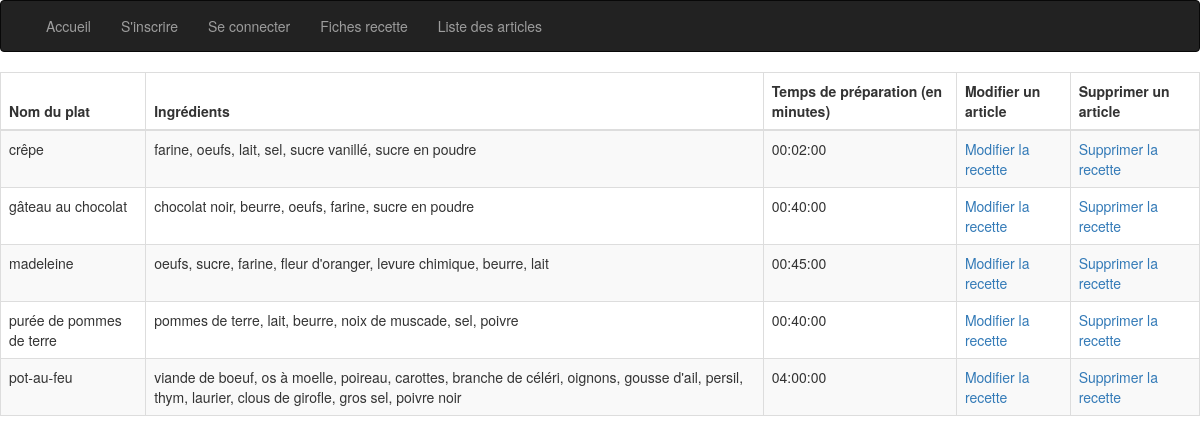
The app's page /index2.php with its own data.
### tables this page shows
CREATE TABLE `recettes` (
  `id` int(10) UNSIGNED NOT NULL,
  `name` varchar(255) NOT NULL,
  `ingredients` varchar(255) NOT NULL,
  `preparation_time` time NOT NULL
);

### index2.php (called while the page is built)
<?php
require 'database/database.php';
require 'model.php';
$articles = getArticles();
$user_is_connected = isset($_SESSION['name'], $_SESSION['password']);
require 'view.php';

### model.php (called while the page is built, shortened)
<?php
function getArticles() {
	require 'database/database.php';
	$articles = $bdd->query('SELECT * from recettes');
	return $articles;
}

### view.php (the view, shortened to what this page needs)
<!DOCTYPE html>
<html>
<head>
    <link rel="stylesheet" type="text/css" href="CSS/accueil.css">
	<link rel="stylesheet" type="text/css" href="CSS/bootstrap/css/bootstrap.min.css">
</head>
<body>
	<nav class="navbar navbar-inverse">
      <div class="container-fluid">
        <div class="collapse navbar-collapse" id="myNavbar">
          <ul class="nav navbar-nav">
            <li> <a href="index2.php"> Accueil </a> </li>
            <li> <?php if ($user_is_connected) {
				echo '<a href="views/create.php"> Ajouter une recette </a>'; ?>
			</li>
			<li> <?php echo '<a href="views/update.php"> Modifier une recette </a>'; ?> </li>
			<li> <?php echo '<a href="views/signout.php"> Se déconnecter </a>'; ?> </li>
			<?php }
			else { ?>
	    	<li> <?php echo "<a href='views/signup.php'> S'inscrire </a>"; ?> </li>
	        <li> <?php echo "<a href='views/signin.php'> Se connecter </a>"; ?> </li>
			<?php }?>
    		<li> <a href="views/recettes.php"> Fiches recette </a> </li>
    		<li> <a href="views/articles.php"> Liste des articles </a> </li>
          </ul>
        </div>
      </div>
    </nav>
	<table class="table table-bordered table-striped table-responsive">
		<thead>
			<tr>
				<th> Nom du plat </th>
				<th> Ingrédients </th>
				<th> Temps de préparation (en minutes) </th>
				<th> Modifier un article </th>
				<th> Supprimer un article </th>
			</tr>
		</thead>
		<tbody>
			<?php foreach ($articles as $article): ?>
			<tr>
				<td> <?php echo $article['name'] ?> </td>
				<td> <?php echo $article['ingredients'] ?> </td>
				<td> <?php echo $article['preparation_time'] ?> </td>
				<td> <?php echo '<a href="views/update.php?id='.$article['id'].'"> Modifier la recette </a>'; ?> </td>
		        <td> <?php echo '<a href="views/delete.php?id='.$article['id'].'"> Supprimer la recette </a>'; ?> </td>
			</tr>
		<?php endforeach ?>
		</tbody>
	</table>
</body>
</html>

### CSS/accueil.css (style rules this page uses)
body { background-color: AliceBlue; }

### records on screen
recettes: name "crêpe", ingredients "farine, oeufs, lait, sel, sucre vanillé, sucre en poudre", preparation_time "00:02:00"
recettes: name "gâteau au chocolat", ingredients "chocolat noir, beurre, oeufs, farine, sucre en poudre", preparation_time "00:40:00"
recettes: name "madeleine", ingredients "oeufs, sucre, farine, fleur d'oranger, levure chimique, beurre, lait", preparation_time "00:45:00"
recettes: name "purée de pommes de terre", ingredients "pommes de terre, lait, beurre, noix de muscade, sel, poivre", preparation_time "00:40:00"
recettes: name "pot-au-feu", ingredients "viande de boeuf, os à moelle, poireau, carottes, branche de céléri, oignons, gousse d'ail, persil, thym, laurier, clous de girofle, gros sel, poivre noir", preparation_time "04:00:00"
